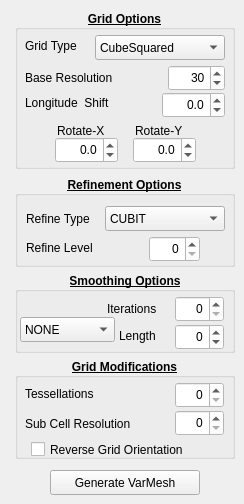
      <widget class="QWidget" name="VrmOpts">
       <property name="enabled">
        <bool>true</bool>
       </property>
       <attribute name="title">
        <string>VRM</string>
       </attribute>
       <widget class="QGroupBox" name="refineOptions">
        <property name="geometry">
         <rect>
          <x>15</x>
          <y>176</y>
          <width>220</width>
          <height>91</height>
         </rect>
        </property>
        <property name="sizePolicy">
         <sizepolicy hsizetype="Preferred" vsizetype="Preferred">
          <horstretch>0</horstretch>
          <verstretch>0</verstretch>
         </sizepolicy>
        </property>
        <property name="font">
         <font>
          <weight>75</weight>
          <bold>true</bold>
          <underline>true</underline>
         </font>
        </property>
        <property name="styleSheet">
         <string notr="true"/>
        </property>
        <property name="title">
         <string>Refinement Options</string>
        </property>
        <property name="alignment">
         <set>Qt::AlignCenter</set>
        </property>
        <widget class="QComboBox" name="refineTypeVal">
         <property name="geometry">
          <rect>
           <x>90</x>
           <y>30</y>
           <width>120</width>
           <height>25</height>
          </rect>
         </property>
         <property name="font">
          <font>
           <weight>50</weight>
           <bold>false</bold>
           <underline>false</underline>
          </font>
         </property>
         <property name="toolTip">
          <string/>
         </property>
         <property name="whatsThis">
          <string>&lt;html&gt;&lt;head/&gt;&lt;body&gt;&lt;p&gt;&lt;br/&gt;&lt;/p&gt;&lt;/body&gt;&lt;/html&gt;</string>
         </property>
         <item>
          <property name="text">
           <string>CUBIT</string>
          </property>
         </item>
         <item>
          <property name="text">
           <string>LOWCONN</string>
          </property>
         </item>
         <item>
          <property name="text">
           <string>LOWCONNold</string>
          </property>
         </item>
        </widget>
        <widget class="QLabel" name="refineTypeTxt">
         <property name="geometry">
          <rect>
           <x>11</x>
           <y>30</y>
           <width>77</width>
           <height>25</height>
          </rect>
         </property>
         <property name="font">
          <font>
           <weight>50</weight>
           <bold>false</bold>
           <underline>false</underline>
          </font>
         </property>
         <property name="text">
          <string>Refine Type</string>
         </property>
         <property name="buddy">
          <cstring>refineTypeVal</cstring>
         </property>
        </widget>
        <widget class="QSpinBox" name="refineLevelVal">
         <property name="geometry">
          <rect>
           <x>134</x>
           <y>60</y>
           <width>51</width>
           <height>26</height>
          </rect>
         </property>
         <property name="font">
          <font>
           <weight>50</weight>
           <bold>false</bold>
           <underline>false</underline>
          </font>
         </property>
         <property name="styleSheet">
          <string notr="true">background-color: rgb(255, 255, 255);</string>
         </property>
         <property name="alignment">
          <set>Qt::AlignRight|Qt::AlignTrailing|Qt::AlignVCenter</set>
         </property>
         <property name="maximum">
          <number>16</number>
         </property>
        </widget>
        <widget class="QLabel" name="refineLevelTxt">
         <property name="geometry">
          <rect>
           <x>11</x>
           <y>63</y>
           <width>81</width>
           <height>17</height>
          </rect>
         </property>
         <property name="font">
          <font>
           <weight>50</weight>
           <bold>false</bold>
           <underline>false</underline>
          </font>
         </property>
         <property name="text">
          <string>Refine Level</string>
         </property>
         <property name="buddy">
          <cstring>refineLevelVal</cstring>
         </property>
        </widget>
       </widget>
       <widget class="QGroupBox" name="smoothOptions">
        <property name="geometry">
         <rect>
          <x>15</x>
          <y>272</y>
          <width>220</width>
          <height>81</height>
         </rect>
        </property>
        <property name="font">
         <font>
          <weight>75</weight>
          <bold>true</bold>
          <underline>true</underline>
         </font>
        </property>
        <property name="title">
         <string>Smoothing Options</string>
        </property>
        <property name="alignment">
         <set>Qt::AlignCenter</set>
        </property>
        <widget class="QComboBox" name="smoothTypeVal">
         <property name="geometry">
          <rect>
           <x>5</x>
           <y>45</y>
           <width>95</width>
           <height>25</height>
          </rect>
         </property>
         <property name="font">
          <font>
           <weight>50</weight>
           <bold>false</bold>
           <underline>false</underline>
          </font>
         </property>
         <item>
          <property name="text">
           <string>NONE</string>
          </property>
         </item>
         <item>
          <property name="text">
           <string>SPRING</string>
          </property>
         </item>
         <item>
          <property name="text">
           <string>PRESSURE</string>
          </property>
         </item>
        </widget>
        <widget class="QLabel" name="smoothIterTxt">
         <property name="geometry">
          <rect>
           <x>92</x>
           <y>28</y>
           <width>64</width>
           <height>17</height>
          </rect>
         </property>
         <property name="font">
          <font>
           <weight>50</weight>
           <bold>false</bold>
           <underline>false</underline>
          </font>
         </property>
         <property name="text">
          <string>Iterations</string>
         </property>
        </widget>
        <widget class="QSpinBox" name="smoothIterVal">
         <property name="geometry">
          <rect>
           <x>160</x>
           <y>24</y>
           <width>49</width>
           <height>26</height>
          </rect>
         </property>
         <property name="font">
          <font>
           <weight>50</weight>
           <bold>false</bold>
           <underline>false</underline>
          </font>
         </property>
         <property name="styleSheet">
          <string notr="true">background-color: rgb(255, 255, 255);</string>
         </property>
         <property name="alignment">
          <set>Qt::AlignRight|Qt::AlignTrailing|Qt::AlignVCenter</set>
         </property>
         <property name="maximum">
          <number>999</number>
         </property>
        </widget>
        <widget class="QLabel" name="smoothDistTxt">
         <property name="geometry">
          <rect>
           <x>104</x>
           <y>55</y>
           <width>51</width>
           <height>17</height>
          </rect>
         </property>
         <property name="font">
          <font>
           <weight>50</weight>
           <bold>false</bold>
           <underline>false</underline>
          </font>
         </property>
         <property name="text">
          <string>Length</string>
         </property>
        </widget>
        <widget class="QSpinBox" name="smoothDistVal">
         <property name="geometry">
          <rect>
           <x>160</x>
           <y>52</y>
           <width>49</width>
           <height>26</height>
          </rect>
         </property>
         <property name="font">
          <font>
           <weight>50</weight>
           <bold>false</bold>
           <underline>false</underline>
          </font>
         </property>
         <property name="styleSheet">
          <string notr="true">background-color: rgb(255, 255, 255);</string>
         </property>
         <property name="alignment">
          <set>Qt::AlignRight|Qt::AlignTrailing|Qt::AlignVCenter</set>
         </property>
         <property name="minimum">
          <number>-1</number>
         </property>
        </widget>
       </widget>
       <widget class="QGroupBox" name="gridModifications">
        <property name="geometry">
         <rect>
          <x>15</x>
          <y>358</y>
          <width>220</width>
          <height>101</height>
         </rect>
        </property>
        <property name="font">
         <font>
          <weight>75</weight>
          <bold>true</bold>
          <underline>true</underline>
         </font>
        </property>
        <property name="title">
         <string>Grid Modifications</string>
        </property>
        <property name="alignment">
         <set>Qt::AlignCenter</set>
        </property>
        <widget class="QSpinBox" name="tessellationsVal">
         <property name="geometry">
          <rect>
           <x>160</x>
           <y>24</y>
           <width>49</width>
           <height>26</height>
          </rect>
         </property>
         <property name="font">
          <font>
           <weight>50</weight>
           <bold>false</bold>
           <underline>false</underline>
          </font>
         </property>
         <property name="styleSheet">
          <string notr="true">background-color: rgb(255, 255, 255);</string>
         </property>
         <property name="alignment">
          <set>Qt::AlignRight|Qt::AlignTrailing|Qt::AlignVCenter</set>
         </property>
        </widget>
        <widget class="QSpinBox" name="subCellResolutionVal">
         <property name="geometry">
          <rect>
           <x>160</x>
           <y>52</y>
           <width>49</width>
           <height>26</height>
          </rect>
         </property>
         <property name="font">
          <font>
           <weight>50</weight>
           <bold>false</bold>
           <underline>false</underline>
          </font>
         </property>
         <property name="styleSheet">
          <string notr="true">background-color: rgb(255, 255, 255);</string>
         </property>
         <property name="alignment">
          <set>Qt::AlignRight|Qt::AlignTrailing|Qt::AlignVCenter</set>
         </property>
        </widget>
        <widget class="QCheckBox" name="reverseOrientation">
         <property name="geometry">
          <rect>
           <x>16</x>
           <y>80</y>
           <width>191</width>
           <height>23</height>
          </rect>
         </property>
         <property name="font">
          <font>
           <weight>50</weight>
           <bold>false</bold>
           <underline>false</underline>
          </font>
         </property>
         <property name="styleSheet">
          <string notr="true">selection-color: rgb(255, 255, 255);</string>
         </property>
         <property name="text">
          <string>Reverse Grid Orientation</string>
         </property>
        </widget>
        <widget class="QLabel" name="tessellationsTxt">
         <property name="geometry">
          <rect>
           <x>10</x>
           <y>27</y>
           <width>91</width>
           <height>17</height>
          </rect>
         </property>
         <property name="font">
          <font>
           <weight>50</weight>
           <bold>false</bold>
           <underline>false</underline>
          </font>
         </property>
         <property name="text">
          <string>Tessellations</string>
         </property>
        </widget>
        <widget class="QLabel" name="subCellResolutionTxt">
         <property name="geometry">
          <rect>
           <x>10</x>
           <y>57</y>
           <width>131</width>
           <height>17</height>
          </rect>
         </property>
         <property name="font">
          <font>
           <weight>50</weight>
           <bold>false</bold>
           <underline>false</underline>
          </font>
         </property>
         <property name="text">
          <string>Sub Cell Resolution</string>
         </property>
        </widget>
       </widget>
       <widget class="QPushButton" name="calcVarMesh">
        <property name="geometry">
         <rect>
          <x>50</x>
          <y>470</y>
          <width>150</width>
          <height>25</height>
         </rect>
        </property>
        <property name="text">
         <string>Generate VarMesh</string>
        </property>
       </widget>
       <widget class="QGroupBox" name="gridOptions">
        <property name="geometry">
         <rect>
          <x>15</x>
          <y>10</y>
          <width>220</width>
          <height>159</height>
         </rect>
        </property>
        <property name="font">
         <font>
          <weight>75</weight>
          <bold>true</bold>
          <underline>true</underline>
         </font>
        </property>
        <property name="title">
         <string>Grid Options</string>
        </property>
        <property name="alignment">
         <set>Qt::AlignCenter</set>
        </property>
        <widget class="QComboBox" name="refineGridVal">
         <property name="geometry">
          <rect>
           <x>80</x>
           <y>25</y>
           <width>130</width>
           <height>25</height>
          </rect>
         </property>
         <property name="font">
          <font>
           <weight>50</weight>
           <bold>false</bold>
           <underline>false</underline>
          </font>
         </property>
         <item>
          <property name="text">
           <string>CubeSquared</string>
          </property>
         </item>
         <item>
          <property name="text">
           <string>Icosahedral</string>
          </property>
         </item>
        </widget>
        <widget class="QLabel" name="refineGridTxt">
         <property name="geometry">
          <rect>
           <x>10</x>
           <y>27</y>
           <width>64</width>
           <height>17</height>
          </rect>
         </property>
         <property name="font">
          <font>
           <weight>50</weight>
           <bold>false</bold>
           <underline>false</underline>
          </font>
         </property>
         <property name="text">
          <string>Grid Type</string>
         </property>
         <property name="buddy">
          <cstring>refineGridVal</cstring>
         </property>
        </widget>
        <widget class="QLabel" name="refineBaseTxt">
         <property name="geometry">
          <rect>
           <x>10</x>
           <y>59</y>
           <width>105</width>
           <height>17</height>
          </rect>
         </property>
         <property name="font">
          <font>
           <weight>50</weight>
           <bold>false</bold>
           <underline>false</underline>
          </font>
         </property>
         <property name="whatsThis">
          <string extracomment="This is what is is"/>
         </property>
         <property name="text">
          <string>Base Resolution</string>
         </property>
         <property name="buddy">
          <cstring>refineBaseVal</cstring>
         </property>
        </widget>
        <widget class="QSpinBox" name="refineBaseVal">
         <property name="geometry">
          <rect>
           <x>153</x>
           <y>55</y>
           <width>57</width>
           <height>26</height>
          </rect>
         </property>
         <property name="font">
          <font>
           <weight>50</weight>
           <bold>false</bold>
           <underline>false</underline>
          </font>
         </property>
         <property name="toolTip">
          <string>&lt;html&gt;&lt;head/&gt;&lt;body&gt;&lt;p&gt;&lt;br/&gt;&lt;/p&gt;&lt;/body&gt;&lt;/html&gt;</string>
         </property>
         <property name="toolTipDuration">
          <number>-1</number>
         </property>
         <property name="styleSheet">
          <string notr="true">background-color: rgb(255, 255, 255);</string>
         </property>
         <property name="alignment">
          <set>Qt::AlignRight|Qt::AlignTrailing|Qt::AlignVCenter</set>
         </property>
         <property name="minimum">
          <number>4</number>
         </property>
         <property name="maximum">
          <number>480</number>
         </property>
         <property name="value">
          <number>30</number>
         </property>
        </widget>
        <widget class="QLabel" name="lonShiftTxt">
         <property name="geometry">
          <rect>
           <x>10</x>
           <y>84</y>
           <width>111</width>
           <height>17</height>
          </rect>
         </property>
         <property name="font">
          <font>
           <weight>50</weight>
           <bold>false</bold>
           <underline>false</underline>
          </font>
         </property>
         <property name="text">
          <string>Longitude  Shift</string>
         </property>
        </widget>
        <widget class="QDoubleSpinBox" name="lonShiftVal">
         <property name="geometry">
          <rect>
           <x>147</x>
           <y>82</y>
           <width>63</width>
           <height>26</height>
          </rect>
         </property>
         <property name="font">
          <font>
           <weight>50</weight>
           <bold>false</bold>
           <underline>false</underline>
          </font>
         </property>
         <property name="styleSheet">
          <string notr="true">background-color: rgb(255, 255, 255);</string>
         </property>
         <property name="alignment">
          <set>Qt::AlignRight|Qt::AlignTrailing|Qt::AlignVCenter</set>
         </property>
         <property name="decimals">
          <number>1</number>
         </property>
         <property name="minimum">
          <double>-179.000000000000000</double>
         </property>
         <property name="maximum">
          <double>179.000000000000000</double>
         </property>
        </widget>
        <widget class="QLabel" name="RotateTxt">
         <property name="geometry">
          <rect>
           <x>42</x>
           <y>112</y>
           <width>61</width>
           <height>17</height>
          </rect>
         </property>
         <property name="font">
          <font>
           <weight>50</weight>
           <bold>false</bold>
           <underline>false</underline>
          </font>
         </property>
         <property name="text">
          <string>Rotate-X</string>
         </property>
        </widget>
        <widget class="QDoubleSpinBox" name="XrotateVal">
         <property name="geometry">
          <rect>
           <x>40</x>
           <y>127</y>
           <width>63</width>
           <height>26</height>
          </rect>
         </property>
         <property name="font">
          <font>
           <weight>50</weight>
           <bold>false</bold>
           <underline>false</underline>
          </font>
         </property>
         <property name="styleSheet">
          <string notr="true">background-color: rgb(255, 255, 255);</string>
         </property>
         <property name="alignment">
          <set>Qt::AlignRight|Qt::AlignTrailing|Qt::AlignVCenter</set>
         </property>
         <property name="decimals">
          <number>1</number>
         </property>
         <property name="minimum">
          <double>-179.000000000000000</double>
         </property>
         <property name="maximum">
          <double>179.000000000000000</double>
         </property>
        </widget>
        <widget class="QLabel" name="YrotateTxt">
         <property name="geometry">
          <rect>
           <x>120</x>
           <y>112</y>
           <width>71</width>
           <height>17</height>
          </rect>
         </property>
         <property name="font">
          <font>
           <weight>50</weight>
           <bold>false</bold>
           <underline>false</underline>
          </font>
         </property>
         <property name="text">
          <string>Rotate-Y</string>
         </property>
        </widget>
        <widget class="QDoubleSpinBox" name="YrotateVal">
         <property name="geometry">
          <rect>
           <x>118</x>
           <y>127</y>
           <width>63</width>
           <height>26</height>
          </rect>
         </property>
         <property name="font">
          <font>
           <weight>50</weight>
           <bold>false</bold>
           <underline>false</underline>
          </font>
         </property>
         <property name="styleSheet">
          <string notr="true">background-color: rgb(255, 255, 255);</string>
         </property>
         <property name="alignment">
          <set>Qt::AlignRight|Qt::AlignTrailing|Qt::AlignVCenter</set>
         </property>
         <property name="decimals">
          <number>1</number>
         </property>
         <property name="minimum">
          <double>-179.000000000000000</double>
         </property>
         <property name="maximum">
          <double>179.000000000000000</double>
         </property>
        </widget>
       </widget>
      </widget>
